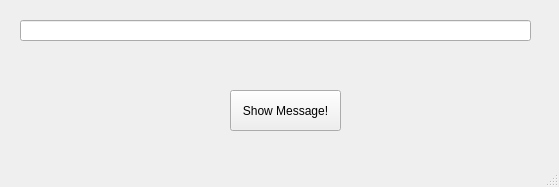
<?xml version="1.0" encoding="UTF-8"?>
<ui version="4.0">
 <class>MainWindow</class>
 <widget class="QMainWindow" name="MainWindow">
  <property name="geometry">
   <rect>
    <x>0</x>
    <y>0</y>
    <width>559</width>
    <height>187</height>
   </rect>
  </property>
  <property name="windowTitle">
   <string>MainWindow</string>
  </property>
  <widget class="QWidget" name="centralwidget">
   <widget class="QPushButton" name="pushButton">
    <property name="geometry">
     <rect>
      <x>230</x>
      <y>90</y>
      <width>111</width>
      <height>41</height>
     </rect>
    </property>
    <property name="text">
     <string>Show Message!</string>
    </property>
   </widget>
   <widget class="QLineEdit" name="lineEdit">
    <property name="geometry">
     <rect>
      <x>20</x>
      <y>20</y>
      <width>511</width>
      <height>21</height>
     </rect>
    </property>
   </widget>
  </widget>
  <widget class="QMenuBar" name="menubar">
   <property name="geometry">
    <rect>
     <x>0</x>
     <y>0</y>
     <width>559</width>
     <height>21</height>
    </rect>
   </property>
  </widget>
  <widget class="QStatusBar" name="statusbar"/>
 </widget>
 <resources/>
 <connections/>
</ui>
